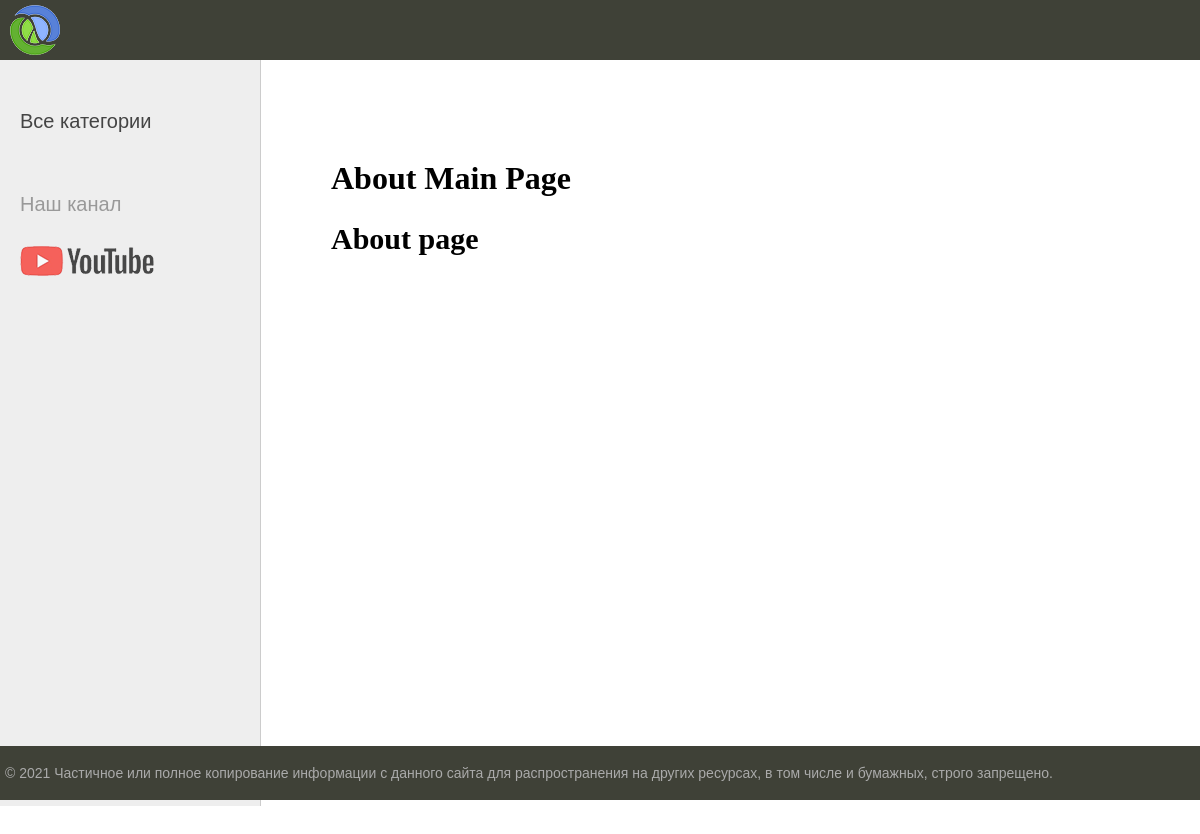
Page /about/ on the earlier database version.
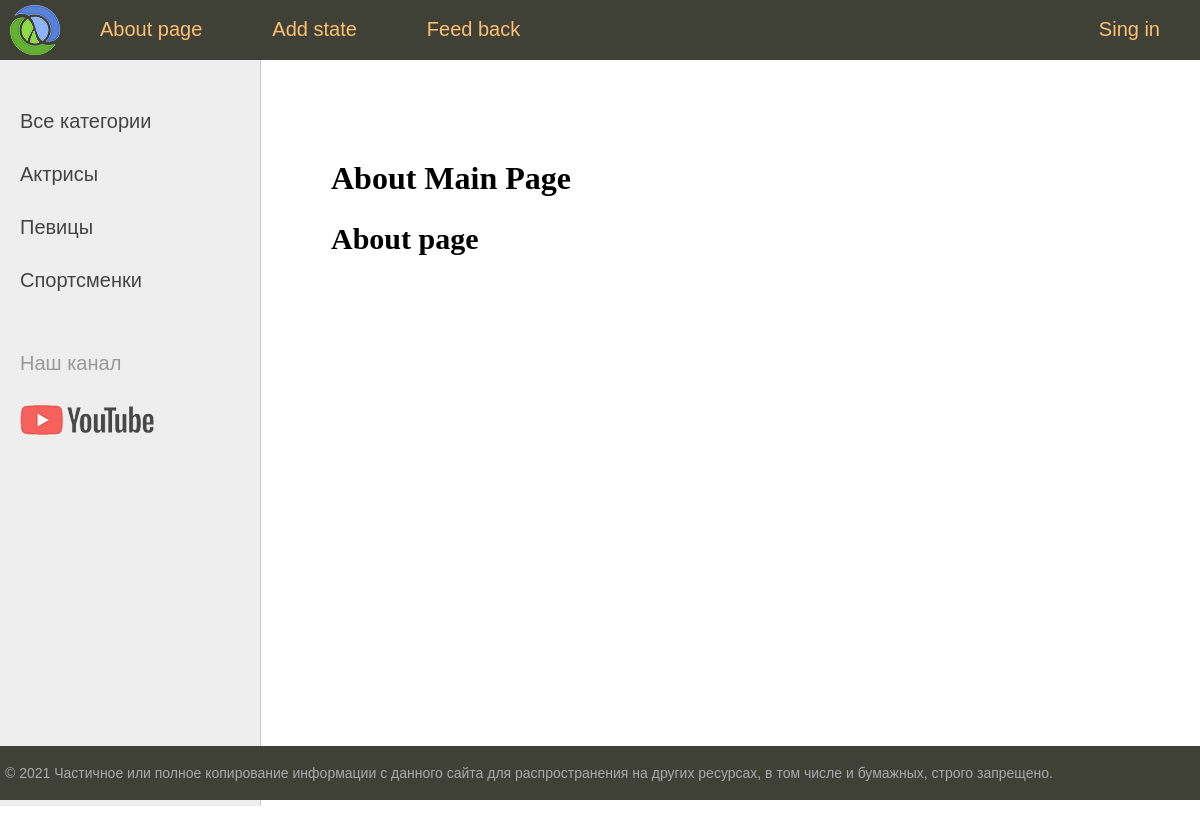
Same page on the later database version.
### women/models.py (models this page shows, shortened)
class Menu(models.Model):
    title = models.CharField(max_length=255, verbose_name='title')
    url_name = models.CharField(max_length=255,null=True, verbose_name='url name')
    class Meta:
        verbose_name = 'Menu'
        verbose_name_plural = 'Menu'
        ordering = ['id']

class Category(models.Model):
    name = models.CharField(max_length=100, db_index=True,verbose_name='category')
    slug = models.SlugField(max_length=255, unique=True, db_index=True, verbose_name='URL')
    def get_absolut_url(self):
        return reverse('category', kwargs={'cat_slug': self.slug})
    class Meta:
        verbose_name = 'Category'
        verbose_name_plural = 'Categories'
        ordering = ['id']

### women/views.py (the view)
# urls.py: path('about/', about, name='about'),
def about(request):
    context = {
        'title': 'About Main Page'
    }
    return  render(request, 'women/about.html', context=context)

### women/templatetags/women_tags.py (called while the page is built)
@register.inclusion_tag('women/list_categories.html')
def show_categories(sort=None, cat_selected=0):
    cats = Category.objects.all() if not sort else Category.objects.order_by(sort)
    return  {'cats': cats, 'cat_selected': cat_selected}

@register.inclusion_tag('women/list_menu.html')
def get_menu():
    menu = Menu.objects.all()
    return {'menu': menu}

### women/templates/women/about.html
{% extends 'women/base.html' %}
{% block content%}
    <h1>{{ title }}</h1>
    <h2>About page</h2>
{% endblock %}

### women/templates/women/list_menu.html
{% for m in menu %}
	{% if not forloop.last %}
			<li><a href="{% url m.url_name %}">{{m.title}}</a></li>
	{% else %}
			<li class="last"><a href="{% url m.url_name %}">{{m.title}}</a></li>
	{% endif %}
{% endfor %}

### women/templates/women/list_categories.html
{% for c in cats %}
	{% if c.pk == cat_selected %}
		<li class="selected">{{c.name}}</li>
	{% else %}
		<li><a href="{{ c.get_absolut_url }}">{{c.name}}</a></li>
	{% endif %}
{% endfor %}

Differences in the rows shown:
added Menu: title "About page"
added Menu: title "Add state"
added Menu: title "Feed back"
added Menu: title "Sing in"
added Category: name "Актрисы"
added Category: name "Певицы"
added Category: name "Спортсменки"
